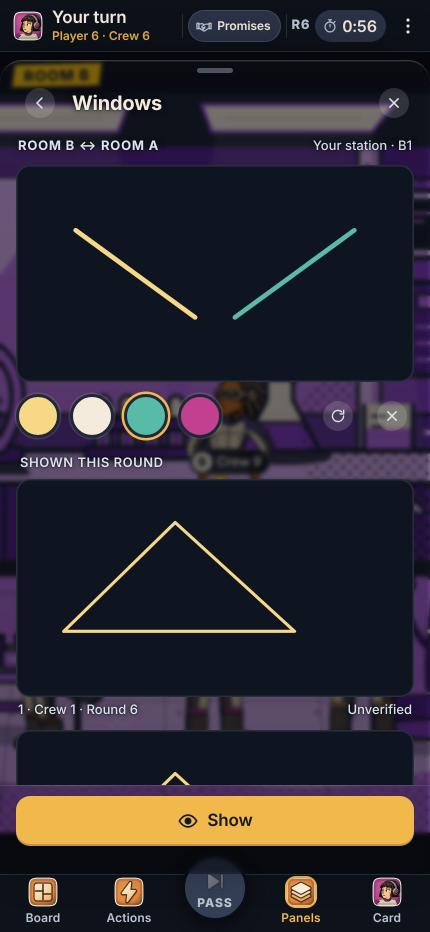
#> input picture design/phone-ui/review/match-connection/430x932-windows-drawn.jpg, 860 x 1864 px (shown at 1/2 size)
$ python -i noir-prototype.py   (imports and definitions only)
#> lines starting #> are read from the running program, lines starting #| are printed output that depends on the picture
"""Cyber comic noir: one finishing look for every layer of a pre-game film (a prototype, for the owner's review).

A picture from any source (an image generator, the code-drawn sets, the crew's rig) goes through the same steps, tuned
by its depth ('far', 'mid', 'near'):
  1. team colours kept away: blues pushed to teal, reds to amber, violets to magenta (the role films' colour rule);
  2. colour script: everything into one limited palette; only the luminous accents keep their saturation;
  3. noir contrast: shadows crushed toward a blue-green black, hard light;
  4. comic tones: flattened into a few bands; halftone dots in the shadows; an ink line along strong edges;
  5. light and print: bloom on the accents, haze by depth, grain, specks, vignette.
Run offline on the background plates (nothing on the phone); the code-drawn crew gets the same grade when drawn.

The look test (look-test.html) ran it on the owner's painted Room A picture and three code-drawn plates. The owner's
picture is not in the repository: it is referred to by name only (rooma-before.jpg), and no picture is stored here.
"""
import sys
import numpy as np
from PIL import Image

DEPTH = {
    'far': dict(mid=0.46, lo=0.06, hi=0.8, desat=0.55, crush=0.04, gamma=1.05, bands=0.25, ink=0.35, dots=0.18, haze=0.22, soft=1.2, bloom=0.9),
    'mid': dict(mid=0.44, lo=0.02, hi=0.9, desat=0.42, crush=0.05, gamma=1.15, bands=0.35, ink=0.75, dots=0.32, haze=0.0, soft=0.0, bloom=0.7),
    'near': dict(mid=0.36, lo=0.0, hi=0.85, desat=0.38, crush=0.08, gamma=1.3, bands=0.35, ink=0.95, dots=0.38, haze=0.0, soft=1.6, bloom=0.5),
}
# Each location's colour script: the black its shadows sink to, the white its light warms to, the wash over its
# mid-tones, the haze of its air, and how much colour it keeps. The steps are the same everywhere.
PALETTES = {
    'steel': dict(shadow=(0.03, 0.07, 0.08), high=(1.0, 0.9, 0.76), wash=(0.9, 0.98, 1.0), haze=(0.2, 0.24, 0.27), keep=1.0),
    'rust': dict(shadow=(0.07, 0.04, 0.02), high=(1.0, 0.86, 0.62), wash=(1.0, 0.8, 0.58), haze=(0.36, 0.27, 0.19), keep=1.5),
    'cosmos': dict(shadow=(0.03, 0.02, 0.06), high=(1.0, 0.95, 0.88), wash=(0.96, 0.94, 1.0), haze=(0.08, 0.06, 0.12), keep=2.0),
}
HAZE = np.array([0.20, 0.24, 0.27], np.float32)
SHADOW = np.array([0.03, 0.07, 0.08], np.float32)   # the blue-green black the shadows sink to
HIGH = np.array([1.0, 0.9, 0.76], np.float32)       # a warm white for the highlights


def smoothstep(e0, e1, x):
    t = np.clip((x - e0) / (e1 - e0), 0, 1)
    return t * t * (3 - 2 * t)


# [22 lines left out: functions box, blur, not called in this run]


def rgb_to_hsv(rgb):
    r, g, b = rgb[..., 0], rgb[..., 1], rgb[..., 2]
    mx, mn = rgb.max(-1), rgb.min(-1)
    d = mx - mn
    h = np.zeros_like(mx)
    m = d > 1e-6
    rc = np.where(m, (mx - r) / np.where(m, d, 1), 0)
    gc = np.where(m, (mx - g) / np.where(m, d, 1), 0)
    bc = np.where(m, (mx - b) / np.where(m, d, 1), 0)
    h = np.where(r == mx, bc - gc, np.where(g == mx, 2 + rc - bc, 4 + gc - rc))
    h = np.where(m, (h / 6) % 1, 0)
    s = np.where(mx > 1e-6, d / np.where(mx > 1e-6, mx, 1), 0)
    return np.stack([h, s, mx], -1)


def hsv_to_rgb(hsv):
    h, s, v = hsv[..., 0], hsv[..., 1], hsv[..., 2]
    i = np.floor(h * 6).astype(int) % 6
    f = h * 6 - np.floor(h * 6)
    p, q, t = v * (1 - s), v * (1 - s * f), v * (1 - s * (1 - f))
    choices = [np.stack(c, -1) for c in ((v, t, p), (q, v, p), (p, v, t), (p, q, v), (t, p, v), (v, p, q))]
    out = np.zeros(hsv.shape, np.float32)
    for k in range(6):
        out = np.where((i == k)[..., None], choices[k], out)
    return out


def hue_pull(h, s, center, half, target):
    """Pull hues near `center` (degrees) to `target`, by how near and how saturated they are."""
    d = ((h * 360 - center + 180) % 360) - 180
    w = smoothstep(1.0, 0.55, np.abs(d) / half) * smoothstep(0.22, 0.45, s)
    delta = ((target - h * 360 + 180) % 360) - 180
    return (h + w * delta / 360) % 1


def noir(rgb, depth='mid', seed=3, palette='steel'):
    P = DEPTH[depth]
    C = PALETTES[palette]
    SHADOW, HIGH, HAZE = (np.array(C[k], np.float32) for k in ('shadow', 'high', 'haze'))
    H, W = rgb.shape[:2]
    hsv = rgb_to_hsv(rgb)
    h, s, v = hsv[..., 0], hsv[..., 1], hsv[..., 2]
    # 0 · Exposure matched: whatever the source, its darks and lights land on the same levels for this depth.
    p2, p98 = np.percentile(v, 2), np.percentile(v, 99)
    v = np.clip((v - p2) / max(1e-3, p98 - p2), 0, 1.2) * (P['hi'] - P['lo']) + P['lo']
    m = float(np.median(v))
    v = np.clip(v, 0, None) ** float(np.clip(np.log(P['mid']) / np.log(max(1e-3, min(0.99, m))), 0.45, 2.0))
    # 1 · Team colours kept away: blue to teal, violet to magenta, red to amber.
    h = hue_pull(h, s, 222, 34, 184)
    h = hue_pull(h, s, 270, 26, 322)
    h = hue_pull(h, s, 4, 30, 36)
    # 2 · Colour script: one limited palette; only bright, saturated light keeps its colour.
    accent = smoothstep(0.42, 0.72, s) * smoothstep(0.55, 0.88, v)
    keep = min(1.0, P['desat'] * C['keep'])
    s = s * (keep + (1 - keep) * accent)
    # 3 · Noir contrast: shadows crushed, mid-tones darkened, the light kept hard.
    v1 = np.clip((v - P['crush']) / (1 - P['crush']), 0, 1) ** P['gamma']
    v2 = v1 * v1 * (3 - 2 * v1)
    vv = v1 * 0.5 + v2 * 0.5
    vv = vv + (v - vv) * accent * 0.6
    out = hsv_to_rgb(np.stack([h, s, vv], -1))
    Y = out @ np.array([0.2126, 0.7152, 0.0722], np.float32)
    ws = (1 - Y) ** 3
    out = out + (SHADOW - out) * (ws * 0.45)[..., None]
    wh = Y ** 4
    out = out + (out * HIGH - out) * (wh * 0.5)[..., None]
    wm = 4 * Y * (1 - Y)
    out = out * (1 + (np.array(C['wash'], np.float32) - 1) * (wm * 0.6)[..., None])
    # 4 · Comic tones: a few flat bands, halftone dots in the shadows, an ink line along strong edges.
    Y = out @ np.array([0.2126, 0.7152, 0.0722], np.float32)
    n = 4
    q = np.floor(Y * n)
    fr = Y * n - q
    Yq = (q + smoothstep(0.3, 0.7, fr)) / n
    k = np.where(Y > 1e-4, Yq / np.maximum(Y, 1e-4), 1)
    out = out * (1 + (np.clip(k, 0, 3)[..., None] - 1) * P['bands'])
    yy, xx = np.mgrid[0:H, 0:W].astype(np.float32)
    cell = max(4.0, W / 190)
    u, w = (xx + yy) / 1.41421 / cell, (xx - yy) / 1.41421 / cell
    dist = np.hypot(u - np.floor(u) - 0.5, w - np.floor(w) - 0.5)
    dark = smoothstep(0.6, 0.08, Y)
    rad = 0.52 * np.sqrt(dark)
    dots = smoothstep(rad + 0.07, rad - 0.07, dist) * smoothstep(0.62, 0.3, Y)
    out = out * (1 - P['dots'] * dots)[..., None]
    L = blur(Y, max(1.0, W / 700), passes=2)
    gx = np.roll(L, -1, 1) - np.roll(L, 1, 1)
    gy = np.roll(L, -1, 0) - np.roll(L, 1, 0)
    mag = np.hypot(gx, gy)
    t0, t1 = np.percentile(mag, 86), np.percentile(mag, 97)
    edges = smoothstep(t0, t1, mag)
    out = out * (1 - P['ink'] * 0.8 * edges)[..., None] + np.array([0.02, 0.025, 0.035], np.float32) * (P['ink'] * 0.8 * edges)[..., None]
    # 5 · Light and print: bloom on the accents, haze and softness by depth, grain, specks, vignette.
    hsv2 = rgb_to_hsv(np.clip(out, 0, 1))
    glow = np.clip(out, 0, 1) * (smoothstep(0.62, 0.92, hsv2[..., 2]) * smoothstep(0.3, 0.6, hsv2[..., 1]))[..., None]
    glow = blur(glow, W / 45)
    out = 1 - (1 - np.clip(out, 0, 1)) * (1 - glow * P['bloom'])
    if P['haze']:
        out = out + (HAZE - out) * P['haze']
    if P['soft']:
        out = blur(out, P['soft'] * W / 700, passes=2)
    rng = np.random.default_rng(seed)
    out = out + rng.normal(0, 0.022, (H, W, 1)).astype(np.float32)
    specks = rng.random((H, W)) < 0.0007
    out[specks] = out[specks] * 0.4 + 0.6 * np.array([0.92, 0.9, 0.86], np.float32)
    r = np.hypot((xx - W / 2) / (W / 2), (yy - H * 0.46) / (H / 2))
    out = out * (1 - 0.5 * smoothstep(0.55, 1.25, r))[..., None]
    return np.clip(out, 0, 1)


# [6 lines left out: function lab, not called in this run]


TEAMS = {'blue': (41, 121, 255), 'red': (232, 66, 63), 'alien': (155, 92, 255)}


def nearest_team(rgb):
    L = lab(rgb.reshape(-1, 3).astype(np.float64))
    return {k: round(float(np.linalg.norm(L - lab(np.array(v, float) / 255), axis=1).min()), 1) for k, v in TEAMS.items()}


# [11 lines not run here, left out]

>>> import cv2
>>> picture = cv2.imread('../../../phone-ui/review/match-connection/430x932-windows-drawn.jpg', cv2.IMREAD_GRAYSCALE)
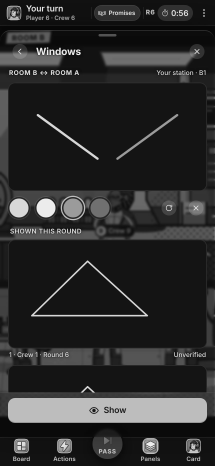
#> picture: shape (1864, 860) (shown at 1/4 size); min 0, max 255, mean 43.7
>>> result = noir(picture)
#> in rgb_to_hsv, `r, g, b = rgb[..., 0], rgb[..., 1], rgb[..., 2]`: r = 1864 values, max 112 at index 223, min 4 at index 144, mean 48.07; g = 1864 values, max 112 at index 223, min 5 at index 138, mean 48.05; b = 1864 values, max 112 at index 223, min 4 at index 143, mean 48.08
#> in rgb_to_hsv, `mx, mn = rgb.max(-1), rgb.min(-1)`: mx = 1864 values, max 255 at index 24, min 8 at index 104, mean 143.8; mn = 1864 values, max 61 at index 1571, min 0 at index 22, mean 13.64
#> in rgb_to_hsv, `d = mx - mn`: d = 1864 values, max 255 at index 25, min 0 at index 0, mean 130.1
#> in rgb_to_hsv, `rc = np.where(m, (mx - r) / np.where(m, d, 1), 0)`: rc = 1864 values, max 1 at index 8, min 0 at index 0, mean 0.608
#> in rgb_to_hsv, `gc = np.where(m, (mx - g) / np.where(m, d, 1), 0)`: gc = 1864 values, max 1 at index 8, min 0 at index 0, mean 0.609
#> in rgb_to_hsv, `bc = np.where(m, (mx - b) / np.where(m, d, 1), 0)`: bc = 1864 values, max 1 at index 8, min 0 at index 0, mean 0.611
#> in rgb_to_hsv, `h = np.where(r == mx, bc - gc, np.where(g == mx, 2 + rc - bc, 4 + gc -..`: h = 1864 values, max 4.24 at index 159, min 0 at index 0, mean 3.51
#> in rgb_to_hsv, `h = np.where(m, (h / 6) % 1, 0)`: h = 1864 values, max 0.707 at index 159, min 0 at index 0, mean 0.585
#> in rgb_to_hsv, `s = np.where(mx > 1e-6, d / np.where(mx > 1e-6, mx, 1), 0)`: s = 1864 values, max 1 at index 22, min 0 at index 0, mean 0.825
#> in noir, `hsv = rgb_to_hsv(rgb)`: hsv = 1864 rows, first 8: [0, 0, 17], [0, 0, 17], [0, 0, 17], [0, 0, 17], [0, 0, 17], [0, 0, 17], [0, 0, 17], [0, 0, 17]
#> in noir, `h, s, v = hsv[..., 0], hsv[..., 1], hsv[..., 2]`: v has the same summary as mx in rgb_to_hsv
#> in noir, `p2, p98 = np.percentile(v, 2), np.percentile(v, 99)`: p2 = 16; p98 = 255
#> in noir, `v = np.clip((v - p2) / max(1e-3, p98 - p2), 0, 1.2) * (P['hi'] - P['lo..`: v = 1864 values, max 0.9 at index 24, min 0.02 at index 88, mean 0.491
#> in noir, `m = float(np.median(v))`: m = 0.366
#> in noir, `v = np.clip(v, 0, None) ** float(np.clip(np.log(P['mid']) / np.log(max..`: v = 1864 values, max 0.918 at index 24, min 0.0409 at index 88, mean 0.541
#> in hue_pull, `d = ((h * 360 - center + 180) % 360) - 180`: d = 1864 values, max 168 at index 112, min -100.7 at index 710, mean 32.78
#> in smoothstep, `t = np.clip((x - e0) / (e1 - e0), 0, 1)`: t = 1864 values, max 1 at index 8, min 0 at index 0, mean 0.872
#> in hue_pull, `w = smoothstep(1.0, 0.55, np.abs(d) / half) * smoothstep(0.22, 0.45, s)`: w = 1864 values, max 1 at index 16, min 0 at index 0, mean 0.861
#> in hue_pull, `delta = ((target - h * 360 + 180) % 360) - 180`: delta = 1864 values, max 175.4 at index 102, min -178.4 at index 745, mean -69.04
#> in noir, `h = hue_pull(h, s, 222, 34, 184)`: h = 1864 values, max 0.702 at index 159, min 0 at index 0, mean 0.451
#> in noir, `h = hue_pull(h, s, 270, 26, 322)`: h = 1864 values, max 0.86 at index 159, min 0 at index 0, mean 0.452
#> in noir, `h = hue_pull(h, s, 4, 30, 36)`: h = 1864 values, max 0.86 at index 159, min 0 at index 0, mean 0.461
#> in noir, `accent = smoothstep(0.42, 0.72, s) * smoothstep(0.55, 0.88, v)`: accent = 1864 values, max 1 at index 22, min 0 at index 0, mean 0.414
#> in noir, `s = s * (keep + (1 - keep) * accent)`: s = 1864 values, max 1 at index 22, min 0 at index 0, mean 0.577
#> in noir, `v1 = np.clip((v - P['crush']) / (1 - P['crush']), 0, 1) ** P['gamma']`: v1 = 1864 values, max 0.901 at index 24, min 0 at index 0, mean 0.484
#> in noir, `v2 = v1 * v1 * (3 - 2 * v1)`: v2 = 1864 values, max 0.972 at index 24, min 0 at index 0, mean 0.484
#> in noir, `vv = v1 * 0.5 + v2 * 0.5`: vv = 1864 values, max 0.937 at index 24, min 0 at index 0, mean 0.484
#> in noir, `vv = vv + (v - vv) * accent * 0.6`: vv = 1864 values, max 0.925 at index 24, min 0 at index 0, mean 0.48
#> in hsv_to_rgb, `h, s, v = hsv[..., 0], hsv[..., 1], hsv[..., 2]`: v has the same summary as vv in noir
#> in hsv_to_rgb, `i = np.floor(h * 6).astype(int) % 6`: i = 1864 values, max 5 at index 159, min 0 at index 0, mean 2.64
#> in hsv_to_rgb, `f = h * 6 - np.floor(h * 6)`: f = 1864 values, max 0.957 at index 97, min 0 at index 0, mean 0.129
#> in hsv_to_rgb, `p, q, t = v * (1 - s), v * (1 - s * f), v * (1 - s * (1 - f))`: p = 1864 values, max 0.34 at index 1608, min 0 at index 0, mean 0.0988; q = 1864 values, max 0.866 at index 1796, min 0 at index 0, mean 0.452; t = 1864 values, max 0.364 at index 1608, min 0 at index 0, mean 0.128
#> in hsv_to_rgb, `choices = [np.stack(c, -1) for c in ((v, t, p), (q, v, p), (p, v, t), ..`: choices = 6 items
#> in noir, `out = hsv_to_rgb(np.stack([h, s, vv], -1))`: out = 1864 rows, first 8: [0, 0, 0], [0, 0, 0], [0, 0, 0], [0, 0, 0], [0, 0, 0], [0, 0, 0], [0, 0, 0], [0, 0, 0]
#> in noir, `Y = out @ np.array([0.2126, 0.7152, 0.0722], np.float32)`: Y = 1864 values, max 0.695 at index 1796, min 0 at index 0, mean 0.38
#> in noir, `ws = (1 - Y) ** 3`: ws = 1864 values, max 1 at index 0, min 0.0284 at index 1796, mean 0.356
#> in noir, `out = out + (SHADOW - out) * (ws * 0.45)[..., None]`: out = 1864 rows, first 8: [0.0135, 0.0315, 0.036], [0.0135, 0.0315, 0.036], [0.0135, 0.0315, 0.036], [0.0135, 0.0315, 0.036], [0.0135, 0.0315, 0.036], [0.0135, 0.0315, 0.036], [0.0135, 0.0315, 0.036], [0.0135, 0.0315, 0.036]
#> in noir, `wh = Y ** 4`: wh = 1864 values, max 0.233 at index 1796, min 0 at index 0, mean 0.0797
#> in noir, `wm = 4 * Y * (1 - Y)`: wm = 1864 values, max 1 at index 1689, min 0 at index 0, mean 0.691
#> in noir, `Y = out @ np.array([0.2126, 0.7152, 0.0722], np.float32)`: Y = 1864 values, max 0.671 at index 1796, min 0.028 at index 0, mean 0.358
#> in noir, `q = np.floor(Y * n)`: q = 1864 values, max 2 at index 21, min 0 at index 0, mean 0.976
#> in noir, `fr = Y * n - q`: fr = 1864 values, max 0.997 at index 1408, min 0.00238 at index 1428, mean 0.456
#> in noir, `Yq = (q + smoothstep(0.3, 0.7, fr)) / n`: Yq = 1864 values, max 0.749 at index 1796, min 0 at index 0, mean 0.348
#> in noir, `k = np.where(Y > 1e-4, Yq / np.maximum(Y, 1e-4), 1)`: k = 1864 values, max 1.47 at index 1392, min 0 at index 0, mean 0.851
#> in noir, `out = out * (1 + (np.clip(k, 0, 3)[..., None] - 1) * P['bands'])`: out = 1864 rows, first 8: [0.00877, 0.0205, 0.0234], [0.00877, 0.0205, 0.0234], [0.00877, 0.0205, 0.0234], [0.00877, 0.0205, 0.0234], [0.00877, 0.0205, 0.0234], [0.00877, 0.0205, 0.0234], [0.00877, 0.0205, 0.0234], [0.00877, 0.0205, 0.0234]
#> in noir, `dist = np.hypot(u - np.floor(u) - 0.5, w - np.floor(w) - 0.5)`:
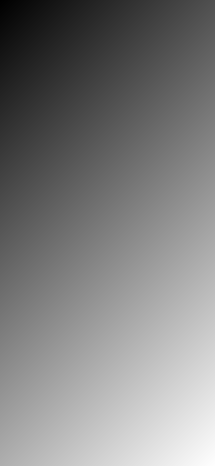
#> u: shape (1864, 860) float32 (shown at 1/4 size); min 0, max 425.2, mean 212.6; drawn with min black and max white
#> in noir, `dist = np.hypot(u - np.floor(u) - 0.5, w - np.floor(w) - 0.5)`:
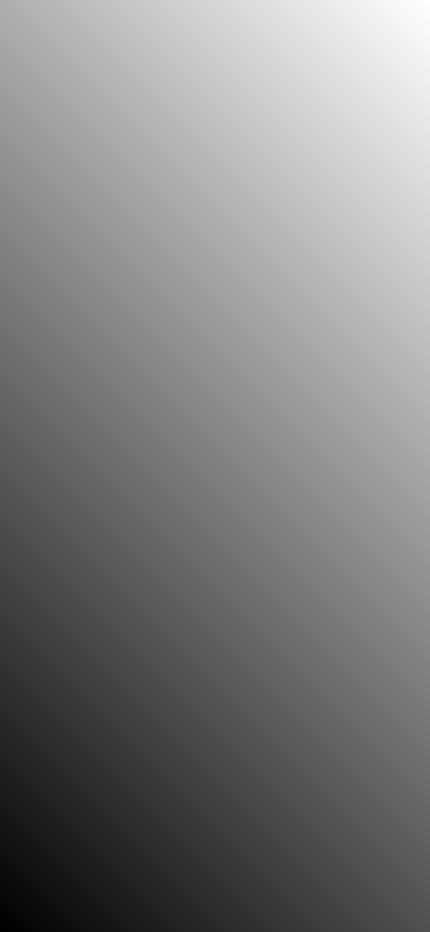
#> w: shape (1864, 860) float32 (shown at 1/2 size); min -291, max 134.2, mean -78.4; drawn with min black and max white
#> in noir, `dark = smoothstep(0.6, 0.08, Y)`: dark = 1864 values, max 1 at index 0, min 0 at index 22, mean 0.499
#> in noir, `rad = 0.52 * np.sqrt(dark)`: rad = 1864 values, max 0.52 at index 0, min 0 at index 22, mean 0.272
#> (the run stopped early here; a loop or call above may not have finished)

$ run again, on design/phone-ui/review/match-connection/430x932-blackout.jpg
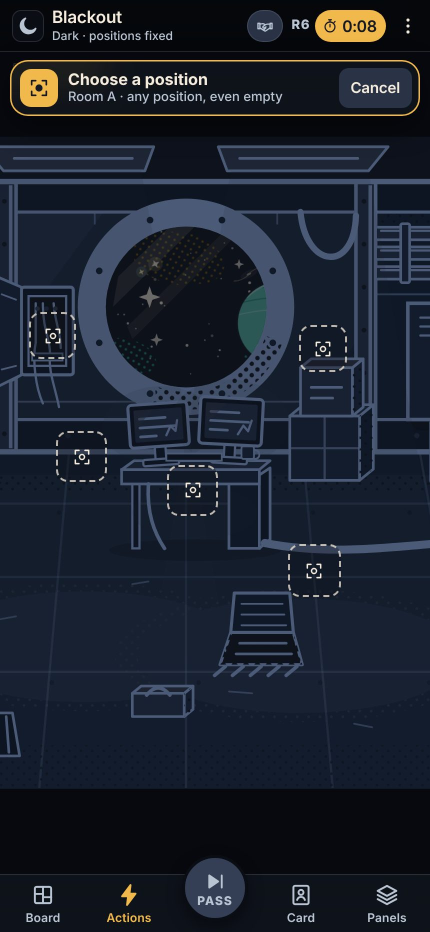
#> input picture design/phone-ui/review/match-connection/430x932-blackout.jpg, 860 x 1864 px (shown at 1/2 size)
#> `picture = cv2.imread('../../../phone-ui/review/match-connection/430x93..`:
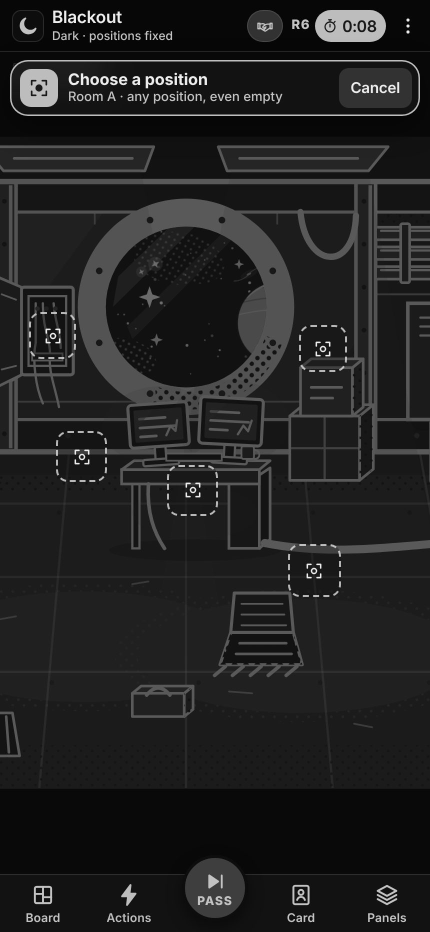
#> picture: shape (1864, 860) (shown at 1/2 size); min 0, max 255, mean 33.8
#> r = 1864 values, max 95 at index 336, min 3 at index 99, mean 25.03; g = 1864 values, max 93 at index 333, min 3 at index 99, mean 25.07; b = 1864 values, max 95 at index 557, min 3 at index 99, mean 25.26
#> mx = 1864 values, max 255 at index 36, min 3 at index 99, mean 119.3; mn = 1864 values, max 85 at index 358, min 0 at index 16, mean 12.36
#> in rgb_to_hsv, `d = mx - mn`: d = 1864 values, max 255 at index 36, min 0 at index 0, mean 106.9
#> rc = 1864 values, max 1 at index 145, min 0 at index 0, mean 0.733
#> gc has the same summary as rc
#> bc = 1864 values, max 1 at index 145, min 0 at index 0, mean 0.732
#> in rgb_to_hsv, `h = np.where(r == mx, bc - gc, np.where(g == mx, 2 + rc - bc, 4 + gc -..`: h = 1864 values, max 4.33 at index 330, min -0.0357 at index 336, mean 3.48
#> in rgb_to_hsv, `h = np.where(m, (h / 6) % 1, 0)`: h = 1864 values, max 0.994 at index 336, min 0 at index 0, mean 0.581
#> in rgb_to_hsv, `s = np.where(mx > 1e-6, d / np.where(mx > 1e-6, mx, 1), 0)`: s = 1864 values, max 1 at index 16, min 0 at index 0, mean 0.754
#> hsv = 1864 rows, first 8: [0, 0, 7], [0, 0, 7], [0, 0, 7], [0, 0, 7], [0, 0, 7], [0, 0, 7], [0, 0, 7], [0, 0, 7]
#> in noir, `h, s, v = hsv[..., 0], hsv[..., 1], hsv[..., 2]`: v has the same summary as mx in rgb_to_hsv
#> p2 = 8; p98 = 253
#> in noir, `v = np.clip((v - p2) / max(1e-3, p98 - p2), 0, 1.2) * (P['hi'] - P['lo..`: v = 1864 values, max 0.907 at index 36, min 0.02 at index 0, mean 0.42
#> m = 0.336
#> in noir, `v = np.clip(v, 0, None) ** float(np.clip(np.log(P['mid']) / np.log(max..`: v = 1864 values, max 0.929 at index 36, min 0.0526 at index 0, mean 0.496
#> in hue_pull, `d = ((h * 360 - center + 180) % 360) - 180`: d = 1864 values, max 158 at index 348, min -14.47 at index 338, mean 33.45
#> in smoothstep, `t = np.clip((x - e0) / (e1 - e0), 0, 1)`: t = 1864 values, max 1 at index 16, min 0 at index 0, mean 0.864
#> in hue_pull, `w = smoothstep(1.0, 0.55, np.abs(d) / half) * smoothstep(0.22, 0.45, s)`: w = 1864 values, max 1 at index 16, min 0 at index 0, mean 0.848
#> delta = 1864 values, max 164 at index 348, min -176.7 at index 555, mean -71.26
#> in noir, `h = hue_pull(h, s, 222, 34, 184)`: h = 1864 values, max 0.994 at index 336, min 0 at index 0, mean 0.45
#> in noir, `h = hue_pull(h, s, 4, 30, 36)`: h = 1864 values, max 0.894 at index 330, min 0 at index 0, mean 0.45
#> accent = 1864 values, max 1 at index 22, min 0 at index 0, mean 0.271
#> in noir, `s = s * (keep + (1 - keep) * accent)`: s = 1864 values, max 1 at index 22, min 0 at index 0, mean 0.468
#> v1 = 1864 values, max 0.915 at index 36, min 0.00112 at index 0, mean 0.434
#> v2 = 1864 values, max 0.979 at index 36, min 3.76e-06 at index 0, mean 0.425
#> in noir, `vv = v1 * 0.5 + v2 * 0.5`: vv = 1864 values, max 0.947 at index 36, min 0.000562 at index 0, mean 0.43
#> in noir, `vv = vv + (v - vv) * accent * 0.6`: vv = 1864 values, max 0.936 at index 36, min 0.000562 at index 0, mean 0.428
#> in hsv_to_rgb, `h, s, v = hsv[..., 0], hsv[..., 1], hsv[..., 2]`: v has the same summary as vv in noir
#> i = 1864 values, max 5 at index 330, min 0 at index 0, mean 2.63
#> f = 1864 values, max 1 at index 262, min 0 at index 0, mean 0.0684
#> in hsv_to_rgb, `p, q, t = v * (1 - s), v * (1 - s * f), v * (1 - s * (1 - f))`: p = 1864 values, max 0.326 at index 1101, min 0 at index 22, mean 0.139; q = 1864 values, max 0.878 at index 1140, min 0.00056 at index 240, mean 0.408; t = 1864 values, max 0.343 at index 1101, min 0.000504 at index 240, mean 0.159
#> choices = 6 items
#> after the loop in hsv_to_rgb, `for k in range(6):`: out = 1864 rows, first 8: [0.000562, 0.000562, 0.000562], [0.000562, 0.000562, 0.000562], [0.000562, 0.000562, 0.000562], [0.000562, 0.000562, 0.000562], [0.000562, 0.000562, 0.000562], [0.000562, 0.000562, 0.000562], [0.000562, 0.000562, 0.000562], [0.000562, 0.000562, 0.000562]
#> in noir, `Y = out @ np.array([0.2126, 0.7152, 0.0722], np.float32)`: Y = 1864 values, max 0.707 at index 1140, min 0.000516 at index 240, mean 0.352
#> ws = 1864 values, max 0.998 at index 240, min 0.0251 at index 1140, mean 0.367
#> in noir, `out = out + (SHADOW - out) * (ws * 0.45)[..., None]`: out = 1864 rows, first 8: [0.0138, 0.0318, 0.0362], [0.0138, 0.0318, 0.0362], [0.0138, 0.0318, 0.0362], [0.0138, 0.0318, 0.0362], [0.0138, 0.0318, 0.0362], [0.0138, 0.0318, 0.0362], [0.0138, 0.0318, 0.0362], [0.0138, 0.0318, 0.0362]
#> wh = 1864 values, max 0.25 at index 1140, min 7.1e-14 at index 240, mean 0.0575
#> wm = 1864 values, max 1 at index 1160, min 0.00206 at index 240, mean 0.715
#> in noir, `Y = out @ np.array([0.2126, 0.7152, 0.0722], np.float32)`: Y = 1864 values, max 0.683 at index 1140, min 0.0282 at index 240, mean 0.328
#> in noir, `q = np.floor(Y * n)`: q = 1864 values, max 2 at index 20, min 0 at index 0, mean 0.888
#> fr = 1864 values, max 1 at index 499, min 0.000977 at index 780, mean 0.424
#> Yq = 1864 values, max 0.75 at index 667, min 0 at index 0, mean 0.312
#> k = 1864 values, max 1.47 at index 1162, min 0 at index 0, mean 0.802
#> in noir, `out = out * (1 + (np.clip(k, 0, 3)[..., None] - 1) * P['bands'])`: out = 1864 rows, first 8: [0.00896, 0.0206, 0.0236], [0.00896, 0.0206, 0.0236], [0.00896, 0.0206, 0.0236], [0.00896, 0.0206, 0.0236], [0.00896, 0.0206, 0.0236], [0.00896, 0.0206, 0.0236], [0.00896, 0.0206, 0.0236], [0.00896, 0.0206, 0.0236]
#> dark = 1864 values, max 1 at index 0, min 0 at index 22, mean 0.548
#> rad = 1864 values, max 0.52 at index 0, min 0 at index 22, mean 0.321
